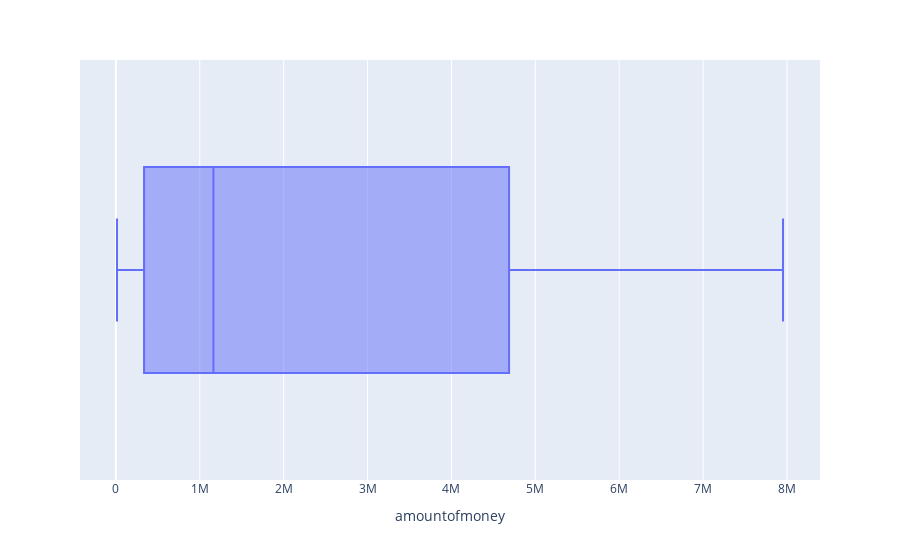

This figure's notebook cell:
### Code cell
fig=px.box(ml1,x='amountofmoney')
fig.show()

### Figure 1 — Plotly figure (JSON) as saved in the notebook; plotly's stock layout.template omitted (floating-point values rounded to 4 significant figures; data arrays with more than 128 entries replaced by an {"elided": "..."} marker saying what was removed)
{"data": [{"alignmentgroup": "True", "hovertemplate": "amountofmoney=%{x}<extra></extra>", "legendgroup": "", "marker": {"color": "#636efa"}, "name": "", "notched": false, "offsetgroup": "", "orientation": "h", "showlegend": false, "type": "box", "x": {"elided": "2340 int values"}, "x0": " ", "xaxis": "x", "y0": " ", "yaxis": "y"}], "layout": {"autosize": true, "boxmode": "group", "legend": {"tracegroupgap": 0}, "margin": {"t": 60}, "xaxis": {"anchor": "y", "autorange": true, "domain": [0, 1], "range": [-427700.0, 8394000.0], "title": {"text": "amountofmoney"}, "type": "linear"}, "yaxis": {"anchor": "x", "autorange": true, "domain": [0, 1], "range": [-0.5, 0.5], "type": "category"}}}
